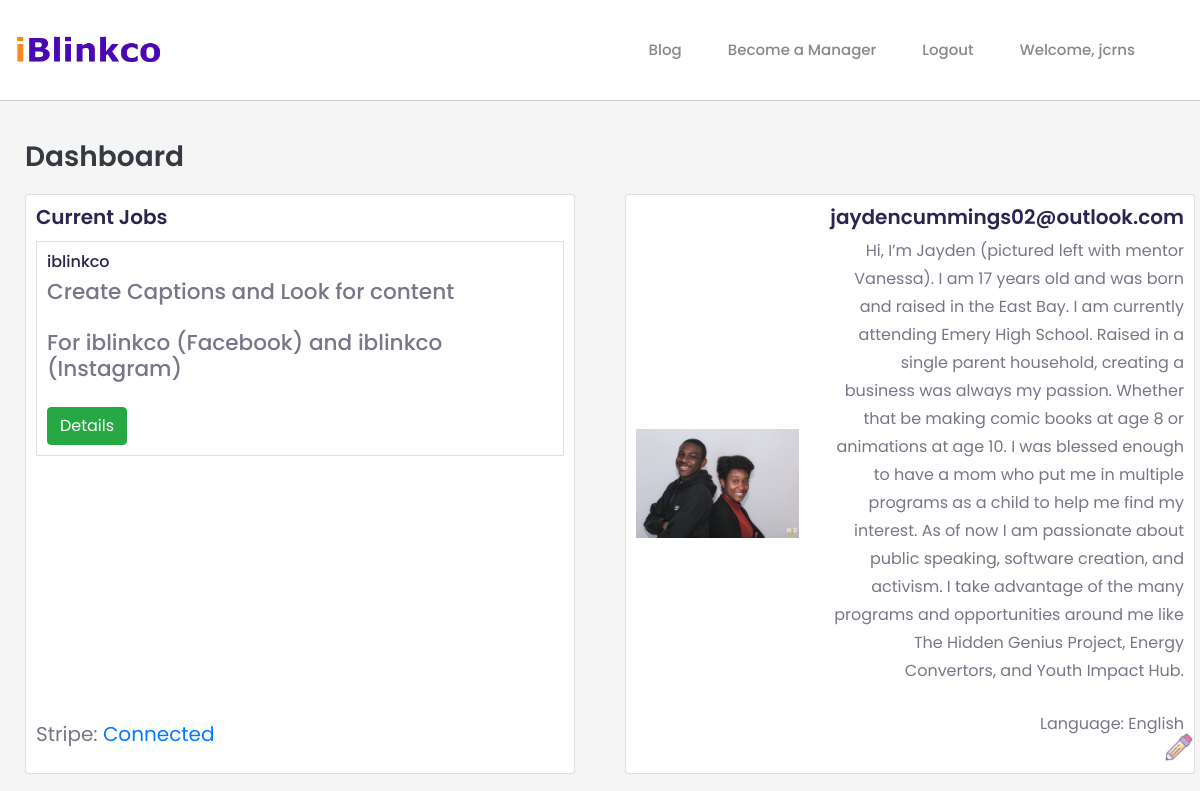
The page /dashboard (signed in, upper part) on the database as committed earlier.
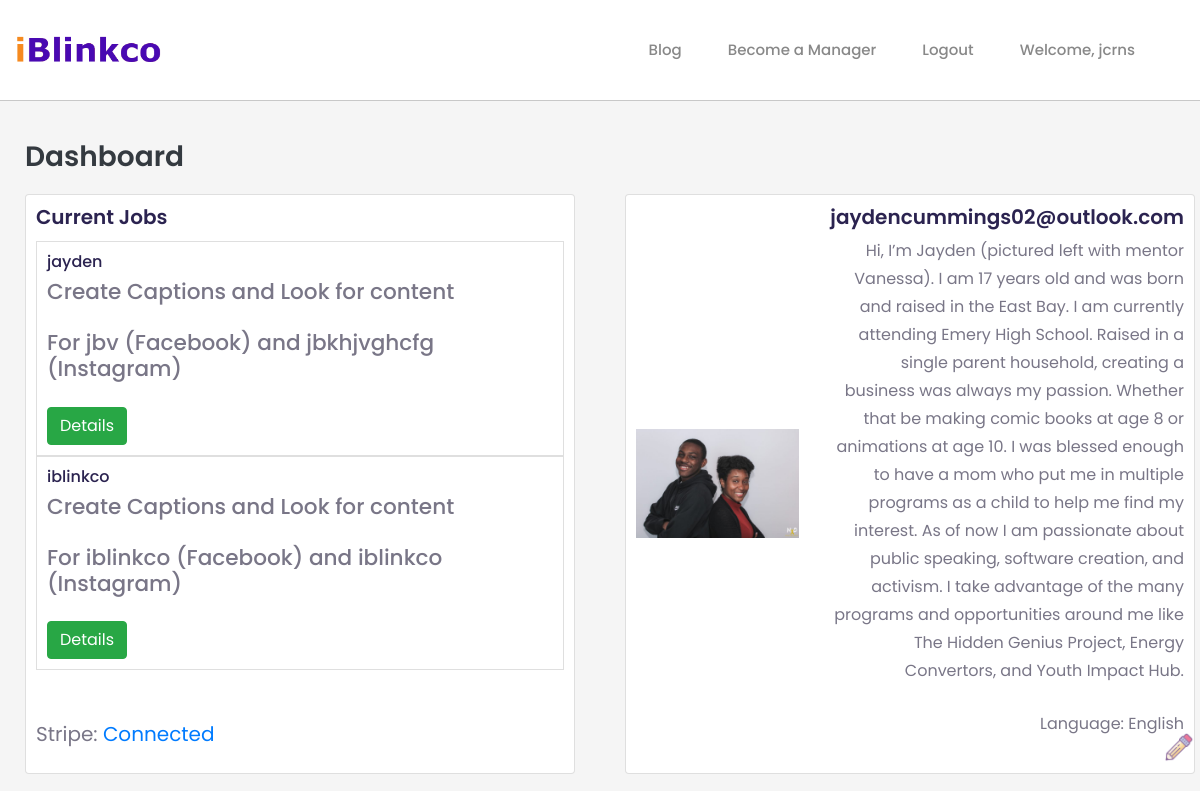
The same page on the database as committed later.
### service/models.py (models this page shows, shortened)
class JobPost(models.Model):
    job_id = models.CharField(max_length=120, blank=True)
    client = models.ForeignKey(User, on_delete=models.CASCADE, related_name='client', null=True)
    manager = models.ForeignKey(User, null=True, on_delete=models.CASCADE, related_name='manager', blank=True)
    number_of_post = models.IntegerField()
    length = models.IntegerField()
    manager_payment = models.DecimalField(default=0.00, max_digits=100, decimal_places=2)
    price_paid = models.DecimalField(default=0.00, max_digits=100, decimal_places=2)
    paid_for = models.BooleanField(default=False)
    job_fee = models.DecimalField(default=0.00, max_digits=100, decimal_places=2)
    manager_paid = models.BooleanField(default=False)
    job_complete = models.BooleanField(default=False)
    captions = models.BooleanField(default=False)
    search_for_content = models.BooleanField(default=False)
    post_for_you = models.BooleanField(default=False)
    engagement = models.BooleanField(default=False)
    service_description = models.CharField(max_length=5000, default='none')
    manager_randomly_assigned = models.BooleanField(default=True)
    instagram = models.BooleanField(default=False)
    facebook = models.BooleanField(default=False)
    instagram_username = models.CharField(max_length=100, blank=True, default='none')
    facebook_username = models.CharField(max_length=100, blank=True, default='none')
    completed_milestone_one = models.BooleanField(default=False)
    milestone_one_statement = models.CharField(max_length=1000, default='none')
    milestone_one_files = models.FileField(default='default.jpg',  upload_to='milestone_files')
    completed_milestone_two = models.BooleanField(default=False)
    milestone_two_statement = models.CharField(max_length=1000, default='none')
    milestone_two_files = models.FileField(default='default.jpg',  upload_to='milestone_files')
    completed_milestone_three = models.BooleanField(default=False)
    milestone_three_statement = models.CharField(max_length=1000, default='none')
    milestone_three_files = models.FileField(default='default.jpg', upload_to='milestone_files')
    completed_milestone_four = models.BooleanField(default=False)
    milestone_four_statement = models.CharField(max_length=1000, default='none')
    milestone_four_files = models.FileField(default='default.jpg',  upload_to='milestone_files')
    job_preparation_completed = models.BooleanField(default=False)
    job_preparation_deadline = models.DateTimeField(
        max_length=8, blank=True, null=True)
    date_requested = models.DateTimeField(
        verbose_name='date requested', auto_now_add=True)
    deadline = models.DateTimeField(max_length=8, blank=True, null=True)

### dashboard/views.py (the view, shortened to what this page needs)
# urls.py: path('dashboard', views.dashboard, name='dashboard-home'),
@login_required(login_url="/?login=true")
def dashboard(request):
    profile = request.user.profile
    if profile.is_client == False and profile.is_manager == False:
        return redirect('homepage-overview')
    if profile.is_client == True:
        if profile.business_type != 'none':
            update_profile_form = ProfileUpdateFormClient(instance=request.user.profile)
            past_orders = JobPost.objects.filter(client=request.user.pk, job_complete=True).order_by('-date_requested')
            currentJob = JobPost.objects.filter(client=request.user.pk, job_complete=False)
            if request.method == 'POST':
                update_profile_form = ProfileUpdateFormClient(request.POST or None, request.FILES or None, instance=request.user.profile)
                if update_profile_form.is_valid():
                    profile = update_profile_form.save(commit=False)
                    profile.user = request.user
                    profile.save()
                    return redirect('dashboard-home')
            return render(request, 'dashboard/client.html', { 'profile': profile, 'current_job' : currentJob, 'past_orders' : past_orders, 'update_profile_form' : update_profile_form, "static_header" : True, "nav_black_link" : True } )
        else:
            return redirect('service-complete-profile-client')
    else:
        if profile.description != 'none':
            evaluation = ManagerEvaluation.objects.get(manager=request.user)
            if evaluation.accepted == True:
                update_profile_form = ProfileUpdateFormManager(instance=request.user.profile)
                past_jobs = JobPost.objects.filter(manager=request.user.pk, job_complete=True).order_by('-date_requested')
                current_jobs = JobPost.objects.filter(manager=request.user.pk, job_complete=False).order_by('-date_requested')
                print('profile.stripe_user_id')
            else:
                return redirect('management-evaluation')
        else:
            return redirect('service-complete-profile-manager')
        return render(request, 'dashboard/manager.html', { 'profile': profile, 'current_jobs' : current_jobs, 'past_jobs' : past_jobs, 'update_profile_form' : update_profile_form, "static_header" : True, "nav_black_link" : True })

### dashboard/templates/dashboard/manager.html (shortened to what the changed rows need)
{% extends 'homepage/header.html' %}
{% load static %}
{% block content %}
<div class="client">
    <div class="container-fluid">
        <div class="row" id="top-row">
            <div class="col-md-6 d-flex align-items-stretch">
                <div class="card dashboard-card" id="current-jobs">
                    <div class="card-body">
                        <div class="current-job h-100 justify-content-center align-items-center">
                            {% if current_jobs %}
                            {% for job in current_jobs %}
                            <div class="current-jobs-div">
                            <h6 class="h6">{{ job.client }}</h6>
                            <p class="h5">
                                {% if job.captions == True %}
                                Create Captions
                                {% endif %}
                                {% if job.captions == True and job.search_for_content == True %}
                                and
                                {% endif %}
                                {% if job.search_for_content == True %}
                                Look for content
                                {% endif %}
                            </p>
                            <p class="h5">For
                                {% if job.facebook == True %}
                                {{ job.facebook_username }} (Facebook)
                                {% endif %}
                                {% if job.facebook == True and job.instagram == True %}
                                and
                                {% endif %}
                                {% if job.instagram == True %}
                                {{ job.instagram_username }} (Instagram)
                                {% endif %}
                            </p>
                            <a href="{% url 'dashboard-job-detail-client' job.id %}" class="btn btn-success">Details</a>
                            </div>
                            {% endfor %}
                            {% else %}
                            <div class="d-flex h-50 text-center">
                                <h3 class="text-secondary d-flex align-items-center justify-content-center mx-auto" id="no-job-text">No jobs
                                    assigned
                                </h3>
                            </div>
                            {% endif %}
                        </div>
                    </div>
                </div>
            </div>
        </div>
    </div>
</div>
{% endblock %}

Rows that differ between the two databases and show on the page:
added JobPost: client "jayden", captions "Create Captions", search_for_content "Look for content", facebook_username "jbv", facebook "and", instagram_username "jbkhjvghcfg"
